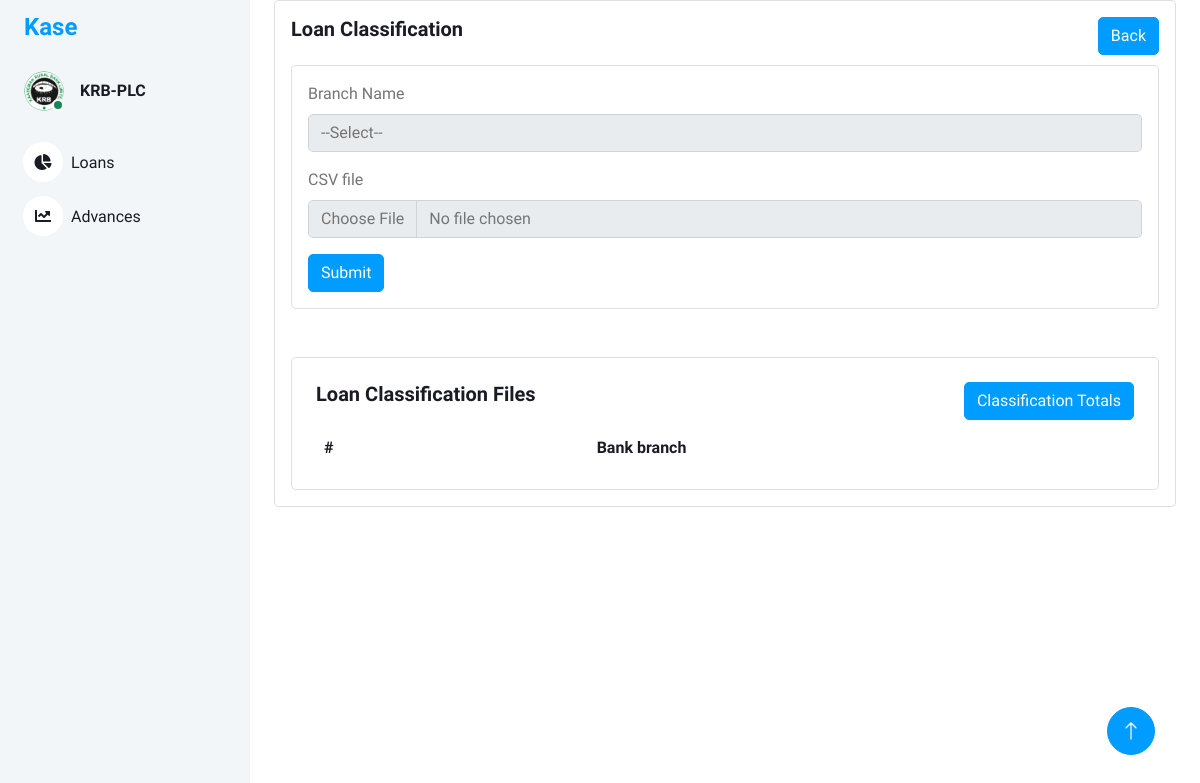
/loan_classification_upload/3, run on an earlier commit of the app's database.
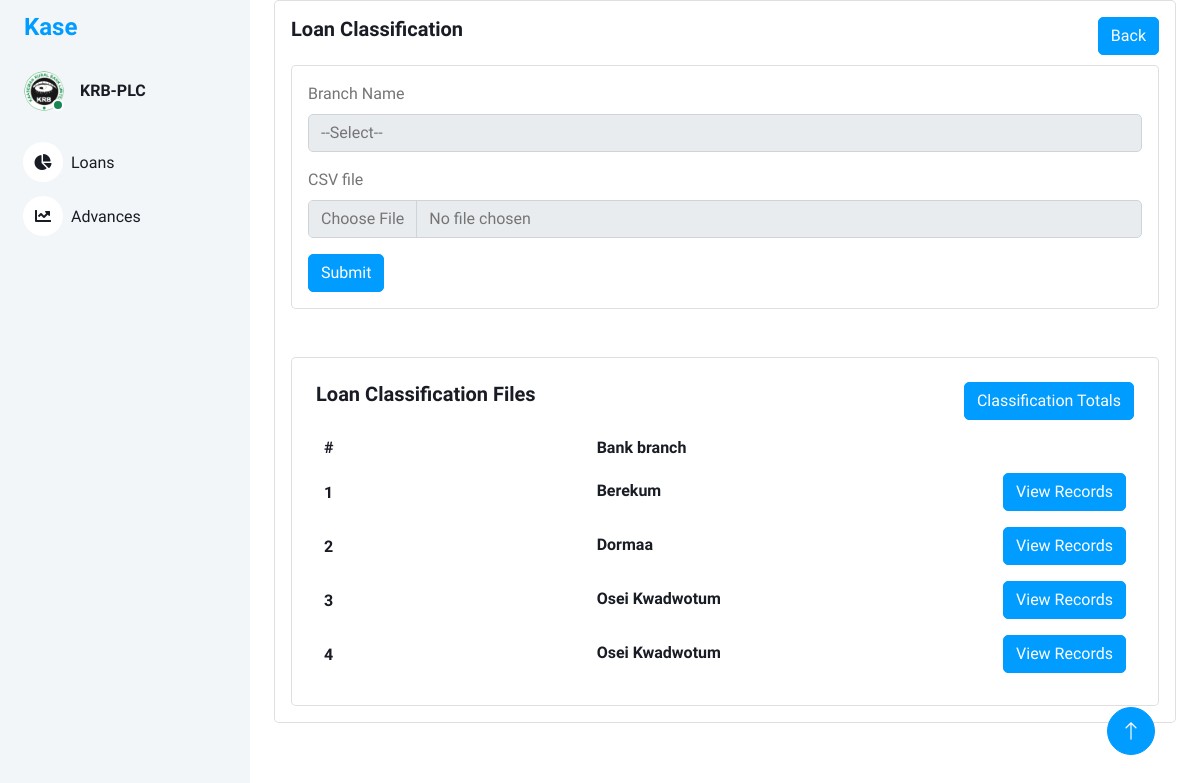
And on a later commit of the database.
### models/loan_classification_files.py (models this page shows, shortened)
class LoanClassificationFiles(db.Model):
    id = db.Column(db.Integer, primary_key=True)
    branch_name = db.Column(db.String(100), nullable=False)
    loan_class_id = db.Column(db.String(100), nullable=True)
    filename = db.Column(db.String(100), nullable=True)

### views/loan_classification.py (the view)
@bp.route('/loan_classification_upload/<int:id>', methods=['GET'])
def loan_classification_uploads(id):
    loan_classification_uploads = LoanClassificationFiles.query.filter_by(loan_class_id=id).all()
    serialized_loan_classification_uploads = []
    for classification in loan_classification_uploads:
        serialized_loan_classification_uploads.append({
            'id': classification.id,
            'branch_name': classification.branch_name,
        })
    return render_template('loan_classification_uploads.html',loan_class_uploads=serialized_loan_classification_uploads,loan_class_id=id)

### templates/loan_classification_uploads.html (shortened to what the changed rows need)
<!DOCTYPE html>
<html lang="en">
<head>
    <link href="https://cdnjs.cloudflare.com/ajax/libs/font-awesome/5.10.0/css/all.min.css" rel="stylesheet">
    <link href="https://cdn.jsdelivr.net/npm/bootstrap-icons@1.4.1/font/bootstrap-icons.css" rel="stylesheet">
    <link href="{{ url_for('static', filename='lib/owlcarousel/assets/owl.carousel.min.css') }}" rel="stylesheet">
    <link href="{{ url_for('static', filename='lib/tempusdominus/css/tempusdominus-bootstrap-4.min.css') }}"
        rel="stylesheet" />
    <link href="{{ url_for('static',filename='css/bootstrap.min.css') }}" rel="stylesheet">
    <link href="{{ url_for('static', filename='css/style.css') }}" rel="stylesheet">
</head>
<body>
    <div class="container-xxl position-relative bg-white d-flex p-0">
        <div class="content">
            <div class="container-fluid">
                <div class="container-fluid">
                    <div class="card">
                        <div class="card-body">
                            <br>
                            <br>
                            <div class="card w-100">
                                <div class="card-body p-4">
                                    <div class="table-responsive">
                                        <table class="table table-auto text-nowrap mb-0 align-middle">
                                            <thead class="text-dark fs-4">
                                                <tr>
                                                    <th class="border-bottom-0 col">
                                                        <h6 class="fw-semibold mb-0">#</h6>
                                                    </th>
                                                    <th class="border-bottom-0 col">
                                                        <h6 class="fw-semibold mb-0">Bank branch</h6>
                                                    </th>
                                                    <th class="border-bottom-0 col">
                                                    </th>
                                                </tr>
                                            </thead>
                                            <tbody>
                                                {% for classification in loan_class_uploads %}
                                                <tr>
                                                    <td class="border-bottom-0">
                                                        <h6 class="fw-semibold mb-0">{{ loop.index }}</h6>
                                                    </td>
                                                    <td class="border-bottom-0">
                                                        <h6 class="fw-semibold mb-1">{{ classification.branch_name }}</h6>
                                                    </td>
                                                    <td class="border-bottom-0">
                                                        <a  class="btn btn-primary">View Records</a>
                                                    </td>
                                                </tr>
                                                {% endfor %}
                                            </tbody>
                                        </table>
                                    </div>
                                </div>
                            </div>
                        </div>
                    </div>
                </div>
            </div>
        </div>
    </div>
</body>
</html>

What changed in the data, as far as the page shows it:
now on this page (row edited): LoanClassificationFiles: branch_name "Berekum"
now on this page (row edited): LoanClassificationFiles: branch_name "Dormaa"
now on this page (row edited): LoanClassificationFiles: branch_name "Osei Kwadwotum"
now on this page (row edited): LoanClassificationFiles: branch_name "Osei Kwadwotum"
